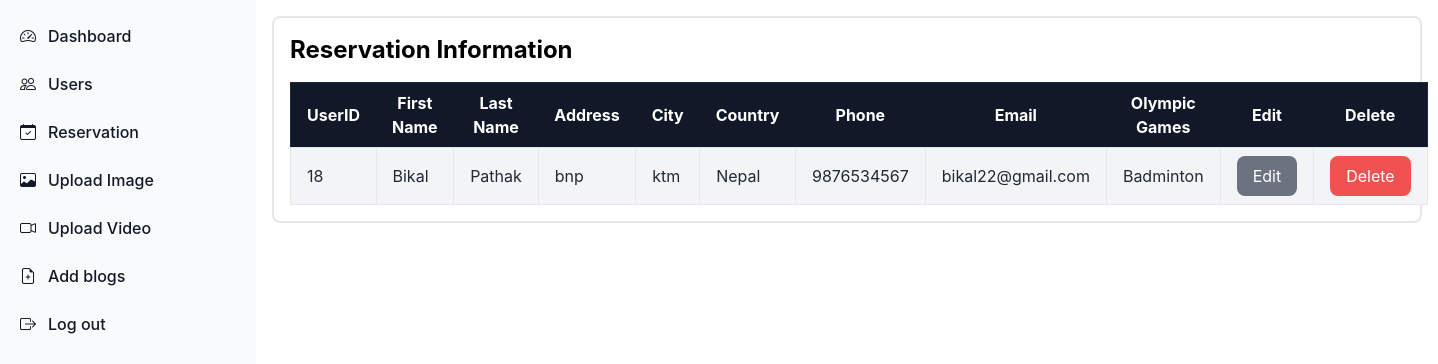
/admin/reservation.php (signed in), run on the app's committed database.
### tables this page shows
CREATE TABLE `reservation` (
  `id` int(10) NOT NULL,
  `first_name` varchar(50) NOT NULL,
  `last_name` varchar(50) NOT NULL,
  `address` varchar(100) NOT NULL,
  `city` varchar(50) NOT NULL,
  `country` varchar(50) NOT NULL,
  `phone` varchar(50) NOT NULL,
  `email` varchar(50) NOT NULL,
  `olympicGames` varchar(50) NOT NULL
);

### admin/reservation.php (the view, shortened to what this page needs)
<!DOCTYPE html>
<html lang="en">
<head>
    <script src="https://cdn.tailwindcss.com"></script>
    <link href="https://cdnjs.cloudflare.com/ajax/libs/flowbite/2.3.0/flowbite.min.css" rel="stylesheet" />
    <link rel="stylesheet" href="https://cdn.jsdelivr.net/npm/bootstrap-icons@1.11.3/font/bootstrap-icons.min.css">
</head>
<body>
    <?php
    include "sidebar.php"
    ?>
    <div class="p-4 sm:ml-64">
        <div class="p-4 border-2 border-gray-200 border-solid rounded-lg dark:border-gray-700">
            <div class="col-span-9">
                <h1 class="text-2xl font-bold mb-4">Reservation Information</h1>
                <table class="w-full border-collapse border border-gray-800">
                    <thead class="bg-gray-900 text-white">
                        <tr>
                            <th class="px-4 py-2">UserID</th>
                            <th class="px-4 py-2">First Name</th>
                            <th class="px-4 py-2">Last Name</th>
                            <th class="px-4 py-2">Address</th>
                            <th class="px-4 py-2">City</th>
                            <th class="px-4 py-2">Country</th>
                            <th class="px-4 py-2">Phone</th>
                            <th class="px-4 py-2">Email</th>
                            <th class="px-4 py-2">Olympic Games</th>
                            <th class="px-4 py-2">Edit</th>
                            <th class="px-4 py-2">Delete</th>
                        </tr>
                    </thead>
                    <tbody class="text-gray-800">
                        <?php
                        include "../connection.php";
                        $query = "SELECT * FROM reservation";
                        $run = mysqli_query($conn, $query);
                        while ($row = mysqli_fetch_array($run)) {
                            $a = $row['id'];
                            $b = $row['first_name'];
                            $c = $row['last_name'];
                            $d = $row['address'];
                            $e = $row['city'];
                            $f = $row['country'];
                            $g = $row['phone'];
                            $h = $row['email'];
                            $i = $row['olympicGames'];
                        ?>
                            <tr class="bg-gray-100">
                                <td class="border px-4 py-2"><?php echo $a; ?></td>
                                <td class="border px-4 py-2"><?php echo $b; ?></td>
                                <td class="border px-4 py-2"><?php echo $c; ?></td>
                                <td class="border px-4 py-2"><?php echo $d; ?></td>
                                <td class="border px-4 py-2"><?php echo $e; ?></td>
                                <td class="border px-4 py-2"><?php echo $f; ?></td>
                                <td class="border px-4 py-2"><?php echo $g; ?></td>
                                <td class="border px-4 py-2"><?php echo $h; ?></td>
                                <td class="border px-4 py-2"><?php echo $i; ?></td>
                                <td class="border px-4 py-2">
                                    <a href="edit_reservation.php?id=<?php echo $a; ?>&fname=<?php echo $b; ?>&lname=<?php echo $c; ?>&address=<?php echo $d; ?>&city=<?php echo $e; ?>&country=<?php echo $f; ?>&phone=<?php echo $g; ?>&email=<?php echo $h; ?>&booking=<?php echo $i; ?>" class="inline-block bg-gray-500 hover:bg-gray-600 text-white px-4 py-2 rounded-lg">Edit</a>
                                </td>
                                <td class="border px-4 py-2">
                                    <a href="delete-reservation.php?id=<?php echo $a; ?>" class="inline-block bg-red-500 hover:bg-red-600 text-white px-4 py-2 rounded-lg">Delete</a>
                                </td>
                            </tr>
                        <?php
                        }
                        ?>
                    </tbody>
                </table>
            </div>
        </div>
    </div>
</body>
</html>

### data on the page
reservation: id "18", first_name "Bikal", last_name "Pathak", address "bnp", city "ktm", country "Nepal", phone "9876534567", email "bikal22@gmail.com", olympicGames "Badminton"
